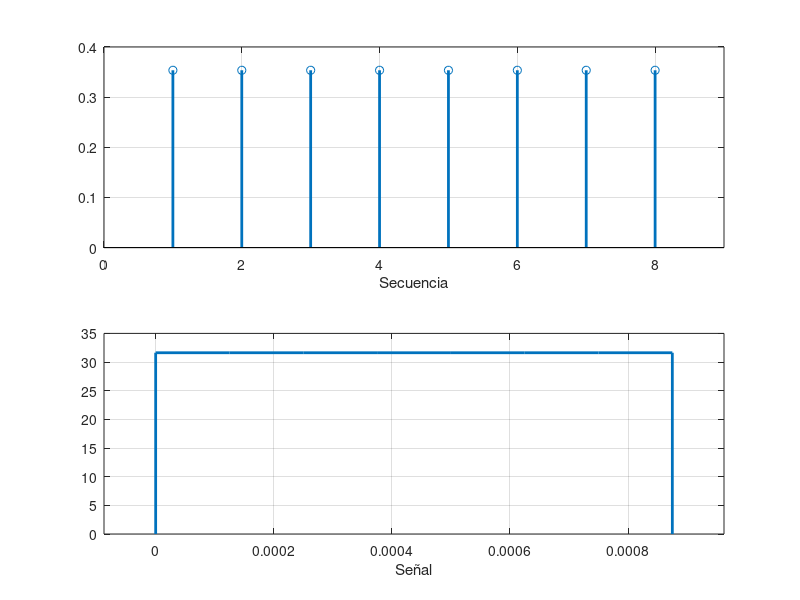

Here is the MATLAB script that generated this plot:
clear all
close all

% Duración
Tb = 1e-3;

% Número de muestras
L = 8;

% Tiempo de muestreo
Tm = Tb / L;

% Energía
E = 1;

% Señal discreta y normalizada
sn = ones(1, L);
sn = sqrt(E/L) * sn;

% Señal continua
t = 0 : Tm : Tb - Tm;
st = (1/sqrt(Tm)) * sn;

% Añadimos un punto para t=0 y t=Tb en el que la señal valga cero
t = [t(1)-eps t]; st = [0 st];
t = [t t(end)+eps]; st = [st 0];

% Plot digital
subplot(2,1,1); h = stem(sn); grid; xlabel('Secuencia');
set(h, 'linewidth', 2.0);
axis([0 L+1]);

% Plot analógica
subplot(2,1,2); s = plot(t, st); grid; xlabel('Señal');
set(s, 'linewidth', 2.0);
axis([-t(end)*0.1 t(end)*1.1]);

% Comprobamos que ambas señales tienen la misma potencia
Pn = sn*sn'
Pt = st(2)^2 * Tb